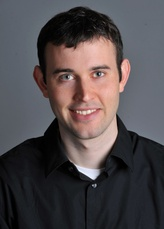
#> input picture cs180/project2/input/DerekPicture.jpg, 164 x 229 px, shrunk from 732 x 1024 before the run, given in place of sphere.jpg, which was not available
$ python parts.py
#> lines starting #> are read from the running program, lines starting #| are printed output that depends on the picture; pictures that were not available may be replaced by others from this repository, and a replacement may not be noted
import numpy as np
import skimage as sk
import skimage.io as skio
import scipy
import cv2
import matplotlib.pyplot as plt
from align_image_code import align_images
import os
# [90 lines left out: functions naiveConvolution, optimizedConvolution, part2_2, not called in this run]


    # plt.imshow(hybrid)
    # plt.show()


def optimizedConvolution3D(img,kernel):
    kh,kw = kernel.shape
    H,W,C = img.shape
    ans = np.zeros(img.shape)
    paddingW = (kw-1)//2
    paddingH = (kh-1)//2

    img = np.pad(img, ((paddingH, paddingH), (paddingW, paddingW),(0,0)))
    for c in range(C):
        for y in range(H):
            for x in range(W):
                ans[y,x,c]=np.sum(img[y:y+kh,x:x+kw,c]*kernel)

    return ans

# [297 lines left out: functions part1_1, part1_2, part1_3_a, part1_3_b, part2_1, part2_2_real and 3 more, not called in this run]

def part2_4_third():
    def gaussianStack(N,I,K):
        if N==0:
            return []
        I=optimizedConvolution3D(I,K)
        return [I]+gaussianStack(N-1,I,K)
    def laplacianStack(gArr):
        ans = []
        for i in range(len(gArr)-1):
            ans.append(gArr[i]-gArr[i+1])
        ans.append(gArr[-1])
        return ans
    K = cv2.getGaussianKernel(13,2)
    K = np.outer(K,K.T)
    img1 = plt.imread("input/sphere.jpg")/255.0
    img2 = plt.imread("input/campanile.jpg")/255.0
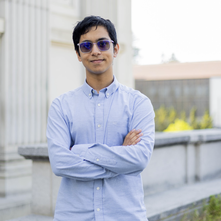
#> input picture cs180/project2/input/aayan1.png, 221 x 221 px, shrunk from 988 x 988 before the run, given in place of campanile.jpg, which was not available
    # img1 = img1[:, :, :3]
    # img2 = img2[:, :, :3]
    gaussImage1 =[img1]+gaussianStack(5,img1,K)
#> after the loop in optimizedConvolution3D, `for c in range(C):`:
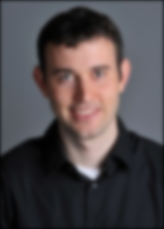
#> ans: shape (229, 164, 3) float64; mean of channels 0, 1, 2 0.311, 0.288, 0.297; drawn as R, G, B
#> after the loop in optimizedConvolution3D (call 3), `for c in range(C):`:
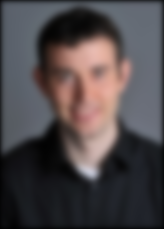
#> ans: shape (229, 164, 3) float64; mean of channels 0, 1, 2 0.306, 0.282, 0.29; drawn as R, G, B
#> in optimizedConvolution3D (call 4), `img = np.pad(img, ((paddingH, paddingH), (paddingW, paddingW),(0,0)))`:
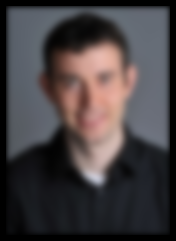
#> img: shape (241, 176, 3) float64; mean of channels 0, 1, 2 0.271, 0.25, 0.257; drawn as R, G, B
#> gaussImage1 = 6 items
    gaussImage2 = [img2]+gaussianStack(5,img2,K)
#> after the loop in optimizedConvolution3D (call 6), `for c in range(C):`:
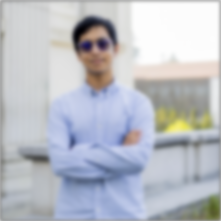
#> ans: shape (221, 221, 4) float64; mean of channels 0, 1, 2, 3 0.00288, 0.00293, 0.00304, 0.00387; transparent parts drawn white
#> after the loop in optimizedConvolution3D (call 8), `for c in range(C):`:
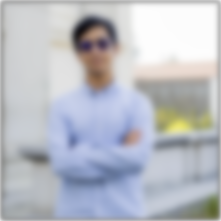
#> ans: shape (221, 221, 4) float64; mean of channels 0, 1, 2, 3 0.00283, 0.00287, 0.00299, 0.0038; transparent parts drawn white
#> in optimizedConvolution3D (call 9), `img = np.pad(img, ((paddingH, paddingH), (paddingW, paddingW),(0,0)))`:
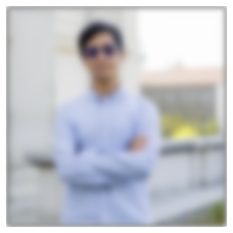
#> img: shape (233, 233, 4) float64; mean of channels 0, 1, 2, 3 0.00254, 0.00258, 0.00269, 0.00341; transparent parts drawn white
#> gaussImage2 = 6 items
    laplacianImage1 = laplacianStack(gaussImage1)
#> the loop in laplacianStack, `for i in range(len(gArr)-1):` made 5 passes
#> after the loop in laplacianStack, `for i in range(len(gArr)-1):`: ans = 5 items
#> laplacianImage1 = 6 items
    laplacianImage2=laplacianStack(gaussImage2)
#> the loop in laplacianStack (call 2), `for i in range(len(gArr)-1):` made 5 passes
#> laplacianImage2 = 6 items
    newmask = plt.imread("input/fourthmask.jpg")/255.0
    mask = np.zeros((newmask.shape[0],newmask.shape[1],1))
#> (the run stopped early here; a loop or call above may not have finished)
